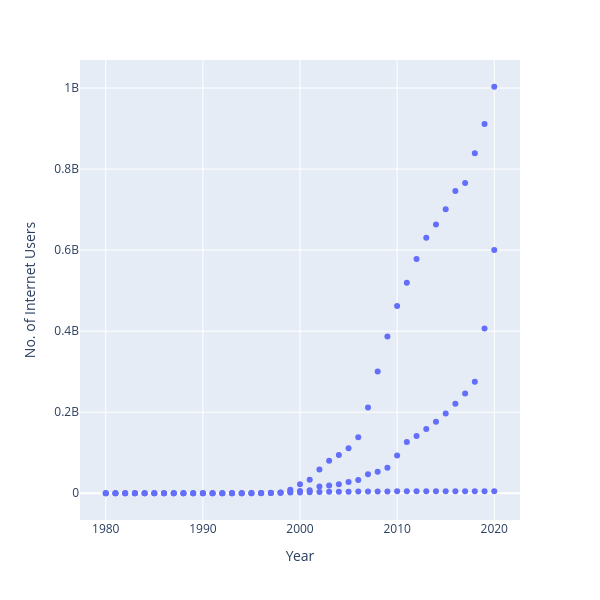

Write notebook code for a chart like this one.
### Code cell
import plotly.express as px
fig = px.scatter(
    data_frame=df_country,x='Year', y='No. of Internet Users', height=600, width=600
)
fig.show()
